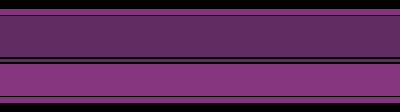

Rendered tile map (Tiled .tmx) drawn with the repository's tilesets; below, a short description and the full map source, tile grids included:
An orthogonal 25x7 tile map with 16x16 px tiles, 3 tile layers (BGLower, BGUpper, BGUpper2), 2 tilesets and 8 objects (2x Entity, 2x WarpPoint, 2x Warp).

<map version="1.10" tiledversion="1.10.2" orientation="orthogonal" renderorder="right-down" width="25" height="7" tilewidth="16" tileheight="16" infinite="0" nextlayerid="9" nextobjectid="13">
 <tileset firstgid="1" source="../ruins/ruins.tsx" />
 <tileset firstgid="1361" source="../entities.tsx" />
 <layer id="1" name="BGLower" width="25" height="7">
  <data encoding="csv">
215,215,215,215,215,215,215,215,215,215,215,215,215,215,215,215,215,215,215,215,215,215,215,215,215,
362,362,362,362,362,362,362,362,362,362,362,362,362,362,362,362,362,362,362,362,362,362,362,362,362,
362,362,362,362,362,362,362,362,362,362,362,362,362,362,362,362,362,362,362,362,362,362,362,362,362,
252,252,252,252,252,252,252,252,252,252,252,252,252,252,252,252,252,252,252,252,252,252,252,252,252,
361,361,361,361,361,361,361,361,361,361,361,361,361,361,361,361,361,361,361,361,361,361,361,361,361,
361,361,361,361,361,361,361,361,361,361,361,361,361,361,361,361,361,361,361,361,361,361,361,361,361,
135,135,135,135,135,135,135,135,135,135,135,135,135,135,135,135,135,135,135,135,135,135,135,135,135
</data>
 </layer>
 <layer id="2" name="BGUpper" width="25" height="7">
  <data encoding="csv">
0,0,0,0,0,0,0,0,0,0,0,0,0,0,0,0,0,0,0,0,0,0,0,0,0,
0,0,0,0,0,0,0,0,0,0,0,0,0,0,0,0,0,0,0,0,0,0,0,0,0,
0,0,0,0,0,0,0,0,0,0,0,0,0,0,0,0,0,0,0,0,0,0,0,0,0,
0,0,0,0,0,0,0,0,0,0,0,0,0,0,0,0,0,0,0,0,0,0,0,0,0,
0,0,0,0,0,0,0,0,0,0,0,0,0,0,0,0,0,0,0,0,0,0,0,0,0,
0,0,0,0,0,0,0,0,0,0,0,0,0,0,0,0,0,0,0,0,0,0,0,0,0,
0,0,0,0,0,0,0,0,0,0,0,0,0,0,0,0,0,0,0,0,0,0,0,0,0
</data>
 </layer>
 <layer id="4" name="BGUpper2" width="25" height="7">
  <data encoding="csv">
0,0,0,0,0,0,0,0,0,0,0,0,0,0,0,0,0,0,0,0,0,0,0,0,0,
0,0,0,0,0,0,0,0,0,0,0,0,0,0,0,0,0,0,0,0,0,0,0,0,0,
0,0,0,0,0,0,0,0,0,0,0,0,0,0,0,0,0,0,0,0,0,0,0,0,0,
0,0,0,0,0,0,0,0,0,0,0,0,0,0,0,0,0,0,0,0,0,0,0,0,0,
0,0,0,0,0,0,0,0,0,0,0,0,0,0,0,0,0,0,0,0,0,0,0,0,0,
0,0,0,0,0,0,0,0,0,0,0,0,0,0,0,0,0,0,0,0,0,0,0,0,0,
0,0,0,0,0,0,0,0,0,0,0,0,0,0,0,0,0,0,0,0,0,0,0,0,0
</data>
 </layer>
 <objectgroup id="7" name="Wall" locked="1">
  <object id="5" x="0" y="48" width="400" height="16" />
  <object id="6" x="0" y="96" width="400" height="16" />
 </objectgroup>
 <objectgroup id="6" name="Entity" opacity="0.6">
  <object id="11" type="Entity" x="272" y="64" width="16" height="32">
   <properties>
    <property name="colliderPack" type="class" propertytype="ColliderPack">
     <properties>
      <property name="isTrigger" type="bool" value="true" />
     </properties>
    </property>
    <property name="interaction" type="class" propertytype="Interaction">
     <properties>
      <property name="InteractionCppClass" value="CutsceneBasement2" />
      <property name="triggers" propertytype="InteractionTriggers" value="COLLIDE_FRISK" />
     </properties>
    </property>
   </properties>
  </object>
  <object id="12" name="toriel" type="Entity" gid="1389" x="316" y="88" width="64" height="64">
   <properties>
    <property name="npcInput" type="class" propertytype="NpcInput" />
    <property name="sprite" type="class" propertytype="Sprite">
     <properties>
      <property name="updateZOrderOnMove" type="bool" value="true" />
     </properties>
    </property>
    <property name="spriteAnim" type="class" propertytype="SpriteAnim" />
    <property name="walkAnimCtrl" type="class" propertytype="WalkAnimCtrl">
     <properties>
      <property name="kind" propertytype="WalkAnimKind" value="TORIEL" />
     </properties>
    </property>
   </properties>
  </object>
 </objectgroup>
 <objectgroup id="5" name="Warp" locked="1">
  <object id="7" type="WarpPoint" x="24" y="88">
   <properties>
    <property name="warpId" propertytype="WarpId" value="A" />
   </properties>
   <point />
  </object>
  <object id="8" type="WarpPoint" x="376" y="88">
   <properties>
    <property name="warpId" propertytype="WarpId" value="B" />
   </properties>
   <point />
  </object>
  <object id="9" type="Warp" x="0" y="64" width="16" height="32">
   <properties>
    <property name="isBgmFadeOut" type="bool" value="false" />
    <property name="roomName" value="room_basement1" />
    <property name="warpId" propertytype="WarpId" value="B" />
   </properties>
  </object>
  <object id="10" type="Warp" x="384" y="64" width="16" height="32">
   <properties>
    <property name="isBgmFadeOut" type="bool" value="false" />
    <property name="roomName" value="room_basement3" />
    <property name="warpId" propertytype="WarpId" value="A" />
   </properties>
  </object>
 </objectgroup>
 <objectgroup id="8" name="Path" locked="1" />
</map>
